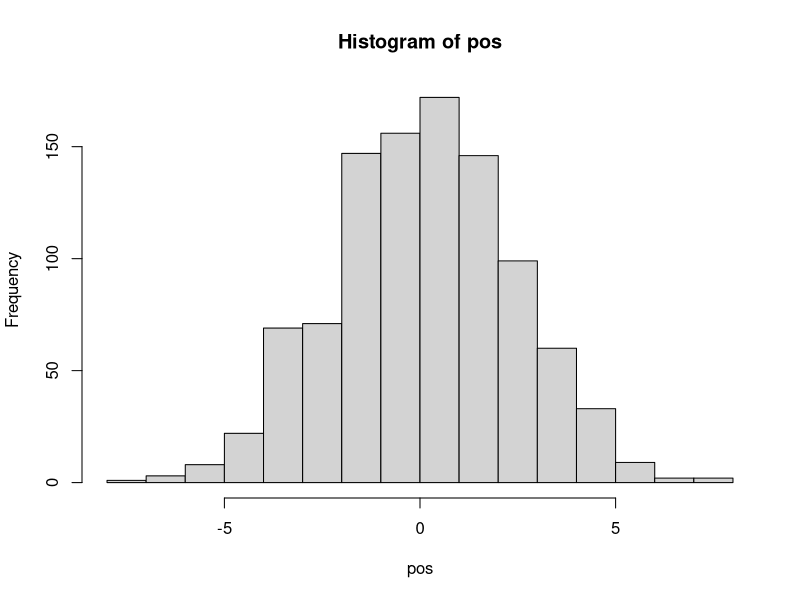
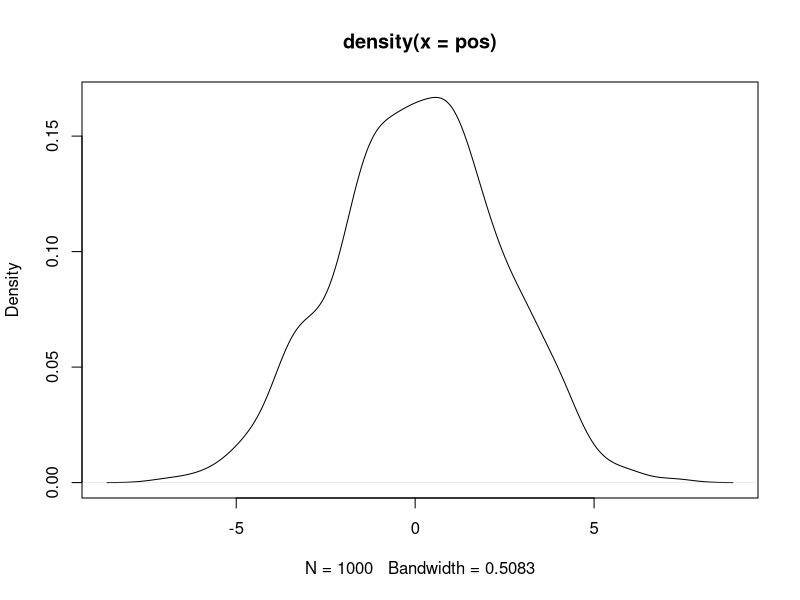

Write R code to recreate these figures, in order.
## ---- chunk 1
pos <- replicate(1000, sum(runif(16,-1,1)))

## ---- chunk 2
hist(pos)
plot(density(pos))
